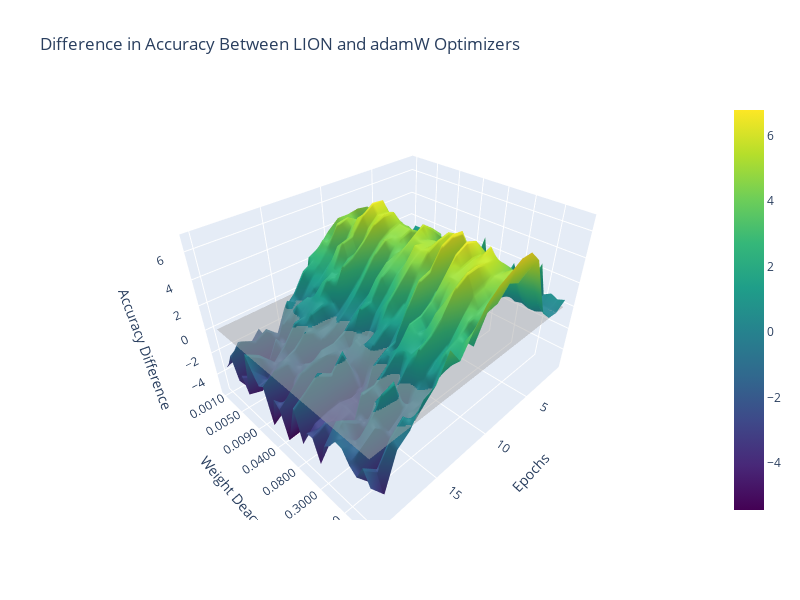

Notebook source saved alongside this figure:
### Code cell
import json
import numpy as np
import plotly.graph_objs as go

# File names

file_names = [
    "adamW_weightDecay_ablation_valid_accuracy.json",
    "lion_weightDecay_ablation_valid_accuracy.json"
]

# Initialize lists to store data for both files
data_adamW = []
data_lion = []

# Load data from both files
for file_name in file_names:
    with open(f'{file_name}', 'r') as file:
        data = json.load(file)
        if "adam" in file_name:
            data_adamW = [values for lr, values in data.items()]
        elif "lion" in file_name:
            data_lion = [values for lr, values in data.items()]
""

# Convert the accuracy data to 2D NumPy arrays
accuracy_data_adamW = np.array(data_adamW)
accuracy_data_lion = np.array(data_lion)

# Calculate the difference
accuracy_difference = accuracy_data_lion - accuracy_data_adamW


# Create a 2D grid for X and Y (epochs and Weight Deacy)
epochs = np.arange(1, len(accuracy_difference[0]) + 1)
learning_rates = np.array([f"{float(lr):.4f}" for lr in data.keys()])
learning_rates = np.array([(str(lr)) for lr in learning_rates])


# Create a trace for the 3D surface plot of the difference
trace_diff = go.Surface(x=epochs, y=learning_rates,
                        z=accuracy_difference, colorscale='Viridis')


# Create a trace for the light shape plane at z = 0
z_zero_plane = np.zeros(accuracy_difference.shape)
trace_zero_plane = go.Surface(
    x=epochs,
    y=learning_rates,
    z=z_zero_plane,
    colorscale='Greys',
    showscale=False,
    opacity=0.5
)

# Create a layout for the plot
layout_diff = go.Layout(
    scene=dict(
        xaxis=dict(title='Epochs'),
        yaxis=dict(title='Weight Deacy'),
        zaxis=dict(title='Accuracy Difference'),
    ),
    title='Difference in Accuracy Between LION and adamW Optimizers',
    width=800,  # Set the width of the plot
    height=600,  # Set the height of the plot
)

# Create a figure and add the traces with the layouts
fig_diff = go.Figure(data=[trace_diff, trace_zero_plane], layout=layout_diff)
fig_diff.show()

### Figure 1 — Plotly figure (JSON) as saved in the notebook; plotly's stock layout.template omitted (floating-point values rounded to 4 significant figures; data arrays with more than 128 entries replaced by an {"elided": "..."} marker saying what was removed)
{"data": [{"colorscale": [[0, "#440154"], [0.1111, "#482878"], [0.2222, "#3e4989"], [0.3333, "#31688e"], [0.4444, "#26828e"], [0.5556, "#1f9e89"], [0.6667, "#35b779"], [0.7778, "#6ece58"], [0.8889, "#b5de2b"], [1, "#fde725"]], "type": "surface", "x": [1, 2, 3, 4, 5, 6, 7, 8, 9, 10, 11, 12, 13, 14, 15, 16, 17, 18, 19, 20], "y": ["0.0010", "0.0020", "0.0030", "0.0040", "0.0050", "0.0060", "0.0070", "0.0080", "0.0090", "0.0100", "0.0200", "0.0300", "0.0400", "0.0500", "0.0600", "0.0700", "0.0800", "0.0900", "0.1000", "0.2000", "0.3000", "0.4000", "0.5000", "0.6000", "0.7000", "0.8000", "0.9000", "1.0000"], "z": {"elided": "28x20 float values"}}, {"colorscale": [[0, "rgb(255,255,255)"], [0.125, "rgb(240,240,240)"], [0.25, "rgb(217,217,217)"], [0.375, "rgb(189,189,189)"], [0.5, "rgb(150,150,150)"], [0.625, "rgb(115,115,115)"], [0.75, "rgb(82,82,82)"], [0.875, "rgb(37,37,37)"], [1, "rgb(0,0,0)"]], "opacity": 0.5, "showscale": false, "type": "surface", "x": [1, 2, 3, 4, 5, 6, 7, 8, 9, 10, 11, 12, 13, 14, 15, 16, 17, 18, 19, 20], "y": ["0.0010", "0.0020", "0.0030", "0.0040", "0.0050", "0.0060", "0.0070", "0.0080", "0.0090", "0.0100", "0.0200", "0.0300", "0.0400", "0.0500", "0.0600", "0.0700", "0.0800", "0.0900", "0.1000", "0.2000", "0.3000", "0.4000", "0.5000", "0.6000", "0.7000", "0.8000", "0.9000", "1.0000"], "z": {"elided": "28x20 int values"}}], "layout": {"height": 600, "scene": {"xaxis": {"title": {"text": "Epochs"}}, "yaxis": {"title": {"text": "Weight Deacy"}}, "zaxis": {"title": {"text": "Accuracy Difference"}}}, "title": {"text": "Difference in Accuracy Between LION and adamW Optimizers"}, "width": 800}}
